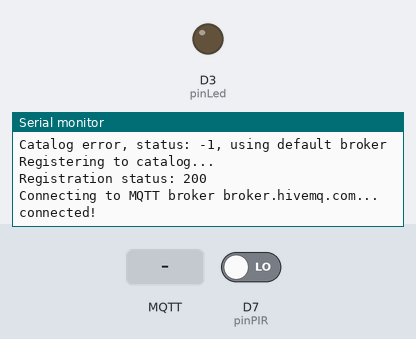
The sketch below on a simulated Arduino MKR. Parts: output pins drawn as LEDs (lit = HIGH), the last lines printed to the serial monitor. The test bench sets the inputs (shaded band); at power-on: D7 (pinPIR) LOW. WiFi joins after 1.5 s; servers stay silent unless stated; uploads are accepted with an empty reply; no MQTT or app messages arrive unless stated.

Above: at 3.2 s.
3.3 s: D7 (pinPIR) driven HIGH
At 3.9 s:
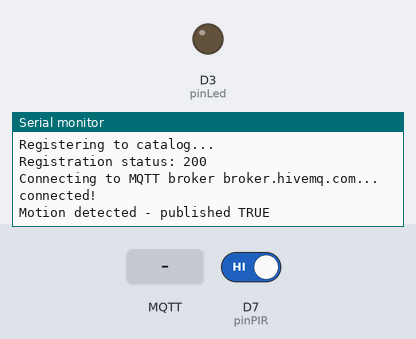
11.5 s: MQTT message "localhost" arrives on the first subscribed topic
At 12.6 s:
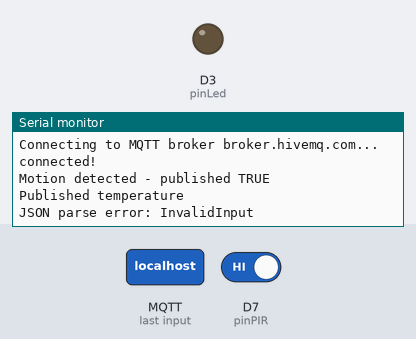

Measured:
- after the input at 3.3 s, the serial monitor: prints a new line at once (image 1)
- after the input at 11.5 s, the serial monitor: prints a new line at once (image 2)

The sketch:

ArduinoCatalogRegistration.ino
```cpp
//Software Laboratory part 3, Exercise 10
#include <WiFiNINA.h>
#include <ArduinoHttpClient.h>
#include <ArduinoJson.h>
#include <PubSubClient.h>
#define SECRET_SSID "XXXXXX"
#define SECRET_PASS "XXXXXX"

const char catalog_host[] = "172.22.198.XXX";
const int catalog_port = 8080;

void callback(char* topic, byte* payload, unsigned int length);

String broker_address = "broker.hivemq.com";
int broker_port = 1883;

const String device_id = "arduino_d001";
const String topic_pub = "/tiot/group6/temperature";
const String topic_sub = "/tiot/group6/led";

const int pinLed = 3;
const int pinTemperature = A0;

unsigned long lastPublishTime = 0;
const long interval = 10000;

const int B = 4275;
const long R0 = 100000;
const float T0 = 298.15;

unsigned long lastRenewTime = 0;
const long renewInterval = 60000;

DynamicJsonDocument doc_snd(512);
DynamicJsonDocument doc_rec(512);
WiFiClient mqttWifi;
PubSubClient mqttClient(mqttWifi);

char ssid[] = SECRET_SSID;
char password[] = SECRET_PASS;

const int pinPIR = 7;
const long TIMEOUT_PIR = 2 * 60 * 1000; // 2 minuti in ms
unsigned long lastMotionTime = 0;
bool presenceActive = false;
const String topic_motion = "/tiot/group6/motion";

void getBrokerInfo() {
  Serial.println("Connecting to the catalog...");

  WiFiClient httpWifi;
  HttpClient httpClient(httpWifi, catalog_host, catalog_port);

  httpClient.get("/catalog");
  int statusCode = httpClient.responseStatusCode();
  String response = httpClient.responseBody();
  httpClient.stop();

  if (statusCode >= 200 && statusCode < 300) {
    DynamicJsonDocument doc(512);
    deserializeJson(doc, response);
    String ip = doc["broker"]["ip"] | "broker.hivemq.com";
    broker_port = doc["broker"]["port"] | 1883;
    if (ip == "localhost" || ip == "127.0.0.1") {
      broker_address = String(catalog_host);
    } else {
      broker_address = ip;
    }
    Serial.println("Broker from catalog: " + broker_address);
  } else {
    Serial.println("Catalog error, status: " + String(statusCode) + ", using default broker");
    broker_address = "broker.hivemq.com";
  }
}

String createRegistrationPayload() {
  DynamicJsonDocument doc(256);
  doc["ID"] = device_id;
  doc["Description"] = "Arduino Sensor & Actuator Node";
  doc["MQTT_topic_pub"] = topic_pub;
  doc["MQTT_topic_sub"] = topic_sub;
  JsonArray resources = doc.createNestedArray("Resources");
  resources.add("temperature");
  resources.add("led");
  String output;
  serializeJson(doc, output);
  return output;
}

void registerToCatalog() {
  Serial.println("Registering to catalog...");

  WiFiClient httpWifi;
  HttpClient httpClient(httpWifi, catalog_host, catalog_port);

  String payload = createRegistrationPayload();
  httpClient.beginRequest();
  httpClient.post("/catalog");
  httpClient.sendHeader("Content-Type", "application/json");
  httpClient.sendHeader("Content-Length", payload.length());
  httpClient.beginBody();
  httpClient.print(payload);
  httpClient.endRequest();

  int statusCode = httpClient.responseStatusCode();
  String body = httpClient.responseBody();
  httpClient.stop();
  Serial.println("Registration status: " + String(statusCode));
}

void renewRegistration() {
  Serial.println("Keep-Alive...");
  WiFiClient httpWifi;
  HttpClient httpClient(httpWifi, catalog_host, catalog_port);

  String payload = createRegistrationPayload();
  httpClient.beginRequest();
  httpClient.put("/catalog");
  httpClient.sendHeader("Content-Type", "application/json");
  httpClient.sendHeader("Content-Length", payload.length());
  httpClient.beginBody();
  httpClient.print(payload);
  httpClient.endRequest();

  int statusCode = httpClient.responseStatusCode();
  String body = httpClient.responseBody();
  httpClient.stop();
  Serial.println("Renew status: " + String(statusCode));
}


void setup() {
  Serial.begin(9600);
  pinMode(pinLed, OUTPUT);
  pinMode(pinTemperature, INPUT);
  pinMode(pinPIR, INPUT);

  Serial.print("Connecting to WiFi: ");
  Serial.println(ssid);
  while (WiFi.begin(ssid, password) != WL_CONNECTED) {
    delay(500);
    Serial.print(".");
  }
  Serial.println("\nWiFi connected! IP: " + WiFi.localIP().toString());

  delay(50);

  getBrokerInfo();

  delay(50);

  registerToCatalog();
  lastRenewTime = millis();

  mqttClient.setServer(broker_address.c_str(), broker_port);
  mqttClient.setCallback(callback);
}

void loop() {
  if (!mqttClient.connected()) {
    reconnect();
  }
  mqttClient.loop();

  unsigned long now = millis();

  if (now - lastPublishTime >= interval) {
    lastPublishTime = now;
    String body = senMlEncode("temperature", readTemperature(), "Cel");
    mqttClient.publish(topic_pub.c_str(), body.c_str());
    Serial.println("Published temperature");
  }

  int pirVal = digitalRead(pinPIR);
  if (pirVal == HIGH) {
    lastMotionTime = now;
    if (!presenceActive) {
        presenceActive = true;
        String body = senMlEncode("motion", (float)pirVal, "boolean");
        mqttClient.publish(topic_motion.c_str(), body.c_str());
        Serial.println("Motion detected - published TRUE");
    }
  }

  if (presenceActive && (now - lastMotionTime) > TIMEOUT_PIR) {
    presenceActive = false;
    String body = senMlEncode("motion", (float)pirVal, "boolean");
    mqttClient.publish(topic_motion.c_str(), body.c_str());
    Serial.println("Presence timeout - published FALSE");
  }

  if (now - lastRenewTime >= renewInterval) {
    lastRenewTime = now;
    renewRegistration();
  }
}

void callback(char* topic, byte* payload, unsigned int length) {
  DeserializationError err = deserializeJson(doc_rec, payload, length);
  if (err) {
    Serial.println("JSON parse error: " + String(err.c_str()));
    return;
  }
  if (doc_rec["e"][0]["n"] == "led") {
    int val = doc_rec["e"][0]["v"];
    if (val == 1) {
      digitalWrite(pinLed, HIGH);
      Serial.println("LED ON");
    } else {
      digitalWrite(pinLed, LOW);
      Serial.println("LED OFF");
    }
  }
}

String senMlEncode(String res, float v, String unit) {
  doc_snd.clear();
  doc_snd["bn"] = device_id;
  doc_snd["e"][0]["n"] = res;
  doc_snd["e"][0]["v"] = v;
  doc_snd["e"][0]["u"] = unit;
  doc_snd["e"][0]["t"] = int(millis() / 1000);
  String output;
  serializeJson(doc_snd, output);
  return output;
}

void reconnect() {
  int attempts = 0;
  while (!mqttClient.connected() && attempts < 5) {
    Serial.print("Connecting to MQTT broker " + broker_address + "...");
    if (mqttClient.connect(device_id.c_str())) {
      Serial.println(" connected!");
      mqttClient.subscribe(topic_sub.c_str());
      mqttClient.subscribe(topic_motion.c_str());
    } else {
      Serial.println(" failed rc=" + String(mqttClient.state()) + ", retry in 5s");
      delay(5000);
      attempts++;
    }
  }
}

float readTemperature() {
  int val = analogRead(pinTemperature);
  if (val == 0) return 0;
  float R = (1023.0 / (float)val - 1.0) * R0;
  float temperatureC = 1.0 / (log(R / R0) / B + (1.0 / T0)) - 273.15;
  return temperatureC;
}
```
